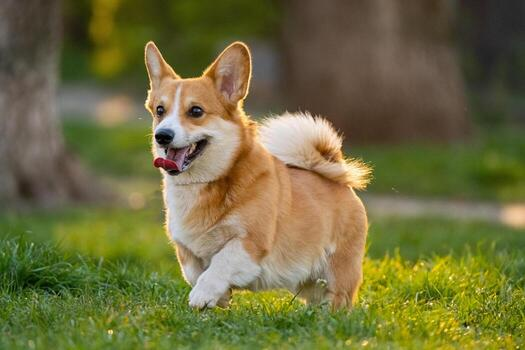
#> input picture 0_data/dog_img1.jpg, 525 x 350 px
$ jupyter execute 4_image_resize.ipynb
#> lines starting #> are read from the running program, lines starting #| are printed output that depends on the picture
# OpenCV Image Resizing and Rotation (Simple Notes)

## 1. Resize Function

### Syntax
cv2.resize(src, dsize, fx, fy, interpolation)

### Simple Idea
Resize means **changing the size of an image**.

---

## 2. Parameters Explanation

### src
- Input image (original image)

### dst
- Output image (result after resizing)
- Usually stored in a variable

### dsize
- Final size of image (width, height)
- Example: (300, 200)

### fx (Horizontal scaling)
- Controls width
- fx = 0.5 → half width
- fx = 2 → double width

### fy (Vertical scaling)
- Controls height
- fy = 0.5 → half height
- fy = 2 → double height

### Formula
new width  = original width × fx
new height = original height × fy

### interpolation
- Method to calculate new pixels
- Affects image quality

---

## 3. Interpolation Methods

### cv2.INTER_AREA
- Best for shrinking images
- Smooth result

### cv2.INTER_LINEAR
- Default method
- Good for normal resizing

### cv2.INTER_CUBIC
- Best for enlarging images
- High quality but slower

---

## 4. Using (0, 0) in Resize

### Example
resized = cv2.resize(img, (0,0), fx=0.5, fy=0.5)

### Meaning
- (0,0) means: do not use fixed size
- OpenCV will calculate size using fx and fy

### Important Formula
new width  = original width × fx
new height = original height × fy

### Why use (0,0)?
- Easier when scaling
- No need to calculate size manually

---

## 5. Two Ways to Resize

### Method 1: Using fixed size
cv2.resize(img, (300, 200))

### Method 2: Using scaling
cv2.resize(img, (0,0), fx=0.5, fy=0.5)

---

## Final Summary

### Resize
- Change image size
- Use dsize OR fx, fy
- Choose interpolation for quality

## One-Line Key Concept

(0,0) in resize = Ignore size, use scaling factors (fx, fy)

[cell 1]
import cv2 as cv
import matplotlib.pyplot as plt

# original image
img = cv.imread('0_data/dog_img1.jpg')
#> img is the input picture: shape (350, 525, 3); mean B, G, R 62.3, 108.9, 112.2
# convret bgr to rgb
img = cv.cvtColor(img, cv.COLOR_BGR2RGB)

plt.imshow(img)

[cell 2]
# Half the image
half_image = cv.resize(img, (0, 0), fx=0.5, fy=0.5)
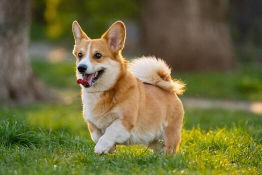
#> half_image: shape (175, 262, 3); mean R, G, B 112.3, 109, 62.4

plt.imshow(half_image)

[cell 3]
# Double the image

double_image = cv.resize(img, (0, 0), fx=2.0, fy=2.0)
plt.imshow(double_image)

[cell 4]
# Resize the image to a specific width and height
resized_image = cv.resize(img, (100, 100))
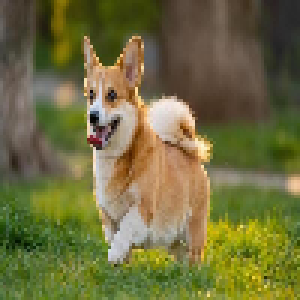
#> resized_image: shape (100, 100, 3) (shown 3 times larger); mean R, G, B 112.1, 108.8, 62.2
plt.imshow(resized_image)

[cell 5]
# Resizing with interpolation
area_resize = cv.resize(img, (0, 0), fx=0.5, fy=0.5, interpolation=cv.INTER_LINEAR)
cubic_resize = cv.resize(img, (0, 0), fx=0.5, fy=0.5, interpolation=cv.INTER_CUBIC)
linear_resize = cv.resize(img, (0, 0), fx=0.5, fy=0.5, interpolation=cv.INTER_LINEAR)

name = ["Original", "Area", "Cubic", "Linear"]

images = [img, area_resize, cubic_resize, linear_resize]

plt.figure(figsize=(10, 10))
for i in range(4):
    plt.subplot(2, 2, i + 1)
    plt.imshow(images[i])
    plt.title(name[i])
    #plt.axis("off")
plt.show()
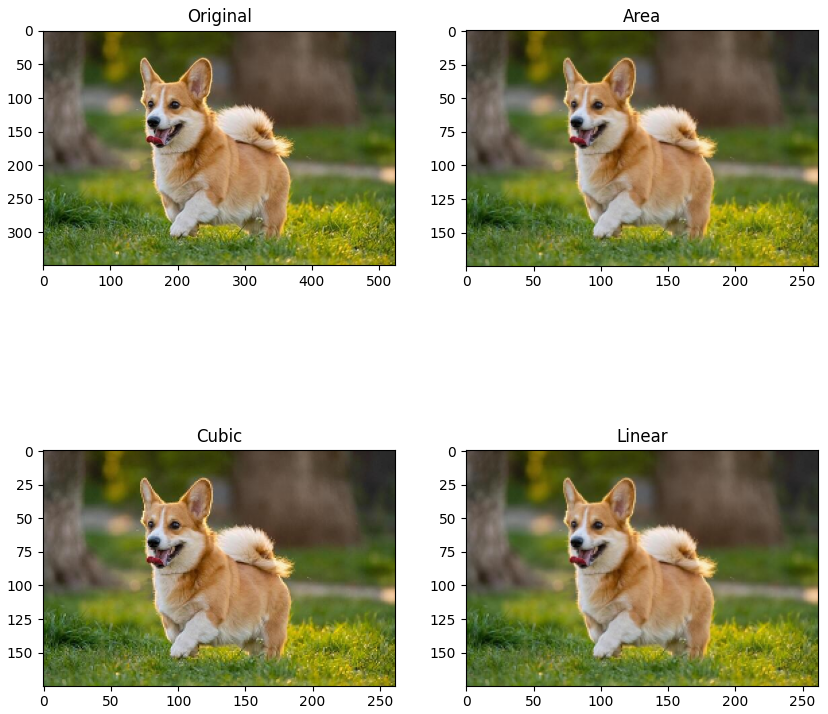
#> figure drawn by matplotlib, 4 panels
